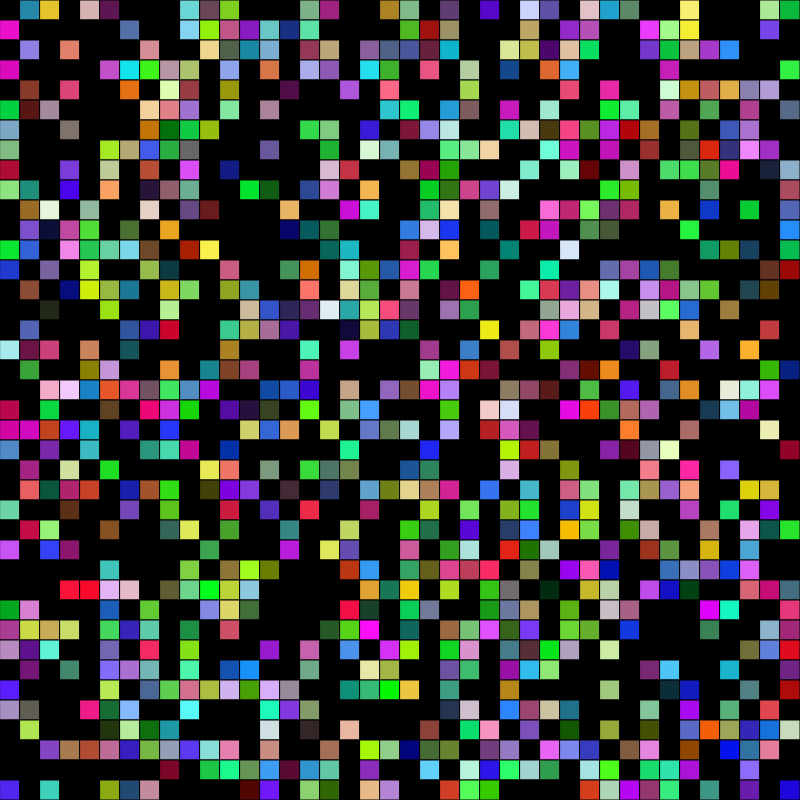
Frame 1 (no input)
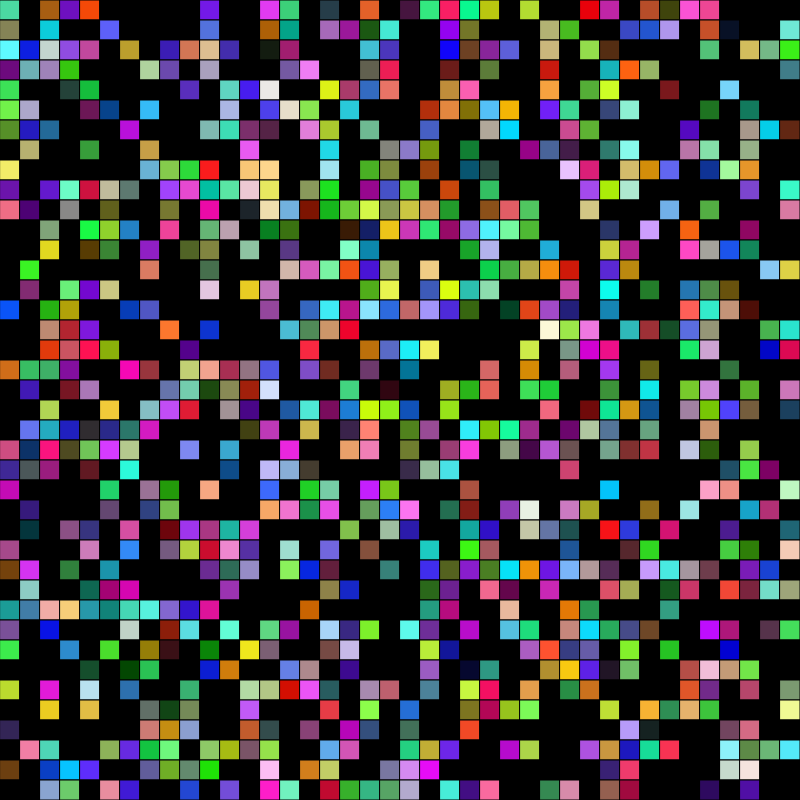
Frame 2 (the mouse pressed at the canvas centre, redrawn once)

The p5.js sketch that drew these frames (run headless with seeded random() and noise() and a simulated clock; the mouse was pressed at the canvas centre and the sketch redrawn once):

// p5.js sketch
// ── sketch.js
let cols, rows; // Establish the collumn and row variables
let grid = 20; // Set the scale for the grid
let map = []; // Create an empty array to hold the map data
let height = 800; // Set the height of the canvas
let width = 800; // Set the width of the canvas
let timeout = 1000; // Initialize a timeout variable for controlling the loop timing
let lastTime = 0; // Initialize a variable to track the last time the loop was executed

function setup() {
  createCanvas(width, height); 
  cols = floor(width / grid); // Calculate the number of columns based on the canvas width and scale
  rows = floor(height / grid); // Calculate the number of rows based on the canvas height and scale

  noLoop(); // Disable continuous drawing to only draw once, comment out to cause seasures
}

function draw() {
  background(220); // Set the background color
  rect(width, height, 0, 0); // Draw a rectangle that covers the entire canvas

    // Initialize the map array with random values (0 or 1)
  for (let i = 0; i < cols; i++) { // Loop through each column
    map[i] = [];// Create a new array for each column
    for (let j = 0; j < rows; j++) {// Loop through each row
      map[i][j] = floor(random(2)); // Randomly assign either 0 or 1 to each cell
    }
  }
  // Loop through the map array and draw rectangles based on the values
  for (let i = 0; i < cols; i++) { // Loop through each collumn
    for (let j = 0; j < rows; j++) { // Loop through each row
      let x = i * grid; // Calculate the x position based on the column index and scale
      let y = j * grid; // Calculate the y position based on the row index and scale

      if (map[i][j] === 1) { // Check if the cell value is 1
        fill(0); // Fill color for cells with value 1
      } else { // Otherwise, Genertate Random RGB values
        let r = random(1, 255);
        let g = random(1, 255);
        let b = random(1, 255); 
        fill(r, g, b); // Fill color for cells with value 0
      }
      rect(x, y, grid, grid); // Draw the rectangle at the calculated position with the specified scale
    }
  }
}
  async function mouseClicked() {
    if (millis() - lastTime > timeout) { // Check if the timeout has passed since the last loop execution
          noLoop();
          lastTime = millis();  // Update the last execution time to the current time
    } else { // If the timeout has not passed, log a message to the console
      loop(1); // Call the loop function to redraw the canvas
    }
    
}
